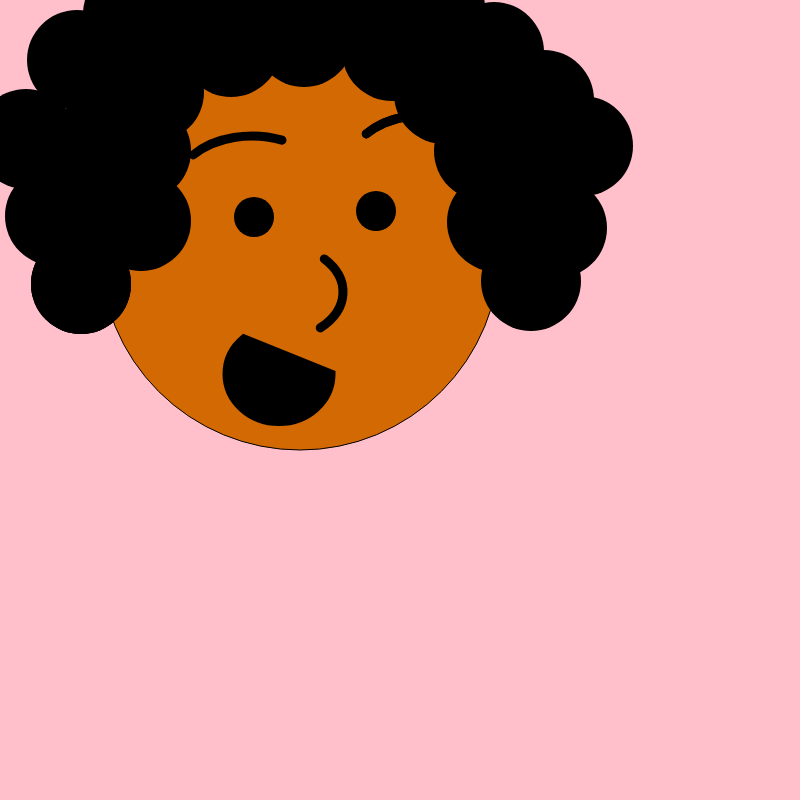
Frame 1 (no input)
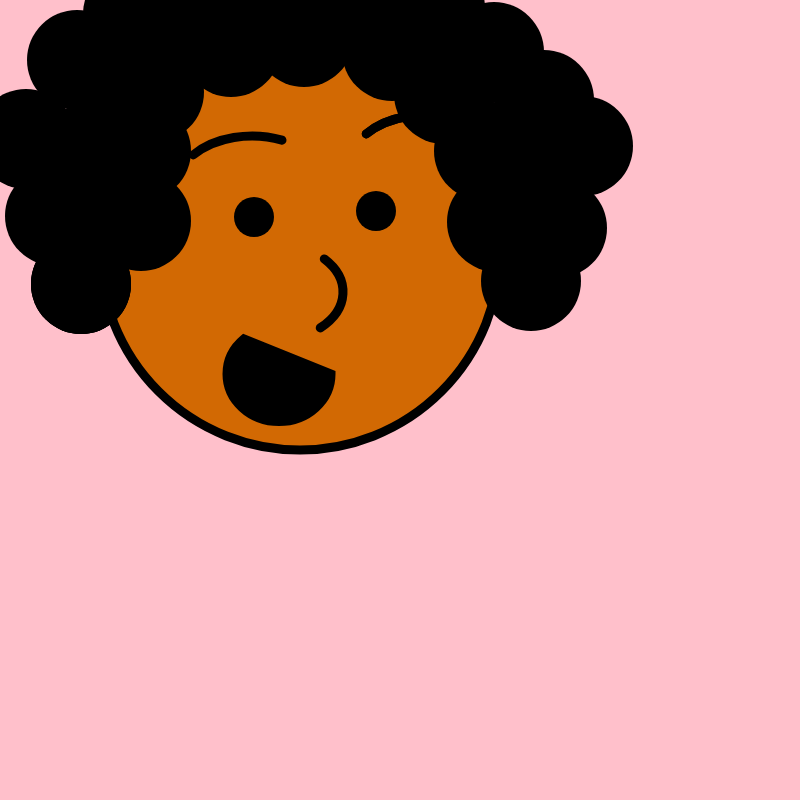
Frame 60 (no input)
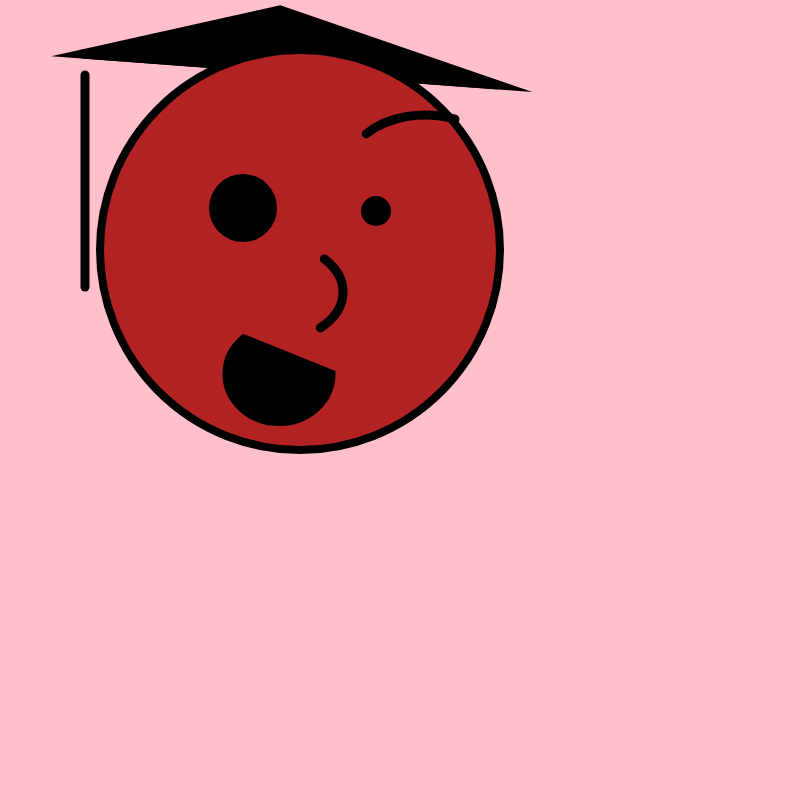
Frame 120 (the mouse pressed at the canvas centre since frame 60)

The p5.js sketch that drew these frames (run headless with seeded random() and noise() and a simulated clock; from frame 60 on, the mouse is pressed at the canvas centre):

// p5.js sketch
// ── sketch.js
function setup() {
  // put setup code here
  createCanvas(800, 800);
  ellipseMode(CENTER);


}

function draw() {
  // put drawing code here

  background('pink');






  if (mouseIsPressed) {

//string

    line(85, 287, 85, 75);


//horns
    triangle(82,54, 498, 85, 280,40);
    triangle(82,54, 498, 85, 280, 10);



//face
    fill(178, 34, 34);
    strokeWeight(8);
    ellipse(300, 250, 400, 400);


//nosefill('black')
noFill(0);
stroke(0);
strokeWeight(9);
arc(425, 165, 150, 100, 500, 376 );

noFill(0);
stroke(0);
strokeWeight(9);
arc(268, 292, 150, 100, 100, 76 );





//eyetwitch
        noFill(0);
        stroke(0);
        strokeWeight(4);



//eyeballs//
            fill('white');
            stroke(0);
            strokeWeight(5);
            arc(244, 214, 100, 100, 5, 5);

            fill('white');
            stroke(0);
            strokeWeight(5);
            arc(377, 205, 80, 80, 5, 5 );


  //eyes//
            fill(0);
            noStroke(0);
            ellipse(243, 208, 68, 68);

            fill(0);
            noStroke(0);
            ellipse(376, 211, 30, 30);

//mouth
            noFill(0);
            stroke(0);
            strokeWeight(9);

          }



  else {



    fill(210, 105, 3)
    ellipse(300, 250, 400, 400);
    stroke(0);

//hair
    fill(0);
    noStroke(0);
    ellipse(154, 92, 100, 100);
    fill(0);
    noStroke(0);
    ellipse(55, 216, 100, 100);
    fill(0);
    noStroke(0);
    ellipse(96, 149, 100, 100);
    fill(0);
    noStroke(0);
    ellipse(231, 47, 100, 100);
    fill(0);
    noStroke(0);
    ellipse(304, 37, 100, 100);
    fill(0);
    noStroke(0);
    ellipse(392, 51, 100, 100);
    fill(0);
    noStroke(0);
    ellipse(444, 94, 100, 100);
    fill(0);
    noStroke(0);
    ellipse(484, 151, 100, 100);
    fill(0);
    noStroke(0);
    ellipse(497, 222, 100, 100);
    fill(0);
    noStroke(0);
    ellipse(81, 284, 100, 100);
    fill(0);
    noStroke(0);
    ellipse(26, 139, 100, 100);
    fill(0);
    noStroke(0);
    ellipse(141, 221, 100, 100);
    fill(0);
    noStroke(0);
    ellipse(77, 60, 100, 100);
    fill(0);
    noStroke(0);
    ellipse(133, 14, 100, 100);
    fill(0);
    noStroke(0);
    ellipse(141, 151, 100, 100);
    fill(0);
    noStroke(0);
    ellipse(187, 4, 100, 100);
    fill(0);
    noStroke(0);
    ellipse(354, 6, 100, 100);
    fill(0);
    noStroke(0);
    ellipse(260, 1, 100, 100);
    fill(0);
    noStroke(0);
    ellipse(435, 8, 100, 100);
    fill(0);
    noStroke(0);
    ellipse(494, 52, 100, 100);
    fill(0);
    noStroke(0);
    ellipse(81, 284, 100, 100);
    fill(0);
    noStroke(0);
    ellipse(544, 100, 100, 100);
    fill(0);
    noStroke(0);
    ellipse(533, 169, 100, 100);
    fill(0);
    noStroke(0);
    ellipse(557, 228, 100, 100);
    fill(0);
    noStroke(0);
    ellipse(81, 284, 100, 100);
    fill(0);
    noStroke(0);
    ellipse(583, 146, 100, 100);
    fill(0);
    noStroke(0);
    ellipse(531, 281, 100, 100);



//eyeballs//
    fill('white');
    stroke(0);
    strokeWeight(5);
       arc(250, 205, 80, 80, 5, 5 );

       fill('white');
       stroke(0);
       strokeWeight(5);
          arc(375, 205, 80, 80, 5, 5 );

//eyebrows//

          noFill(0);
          stroke(0);
          strokeWeight(9);
          arc(425, 165, 150, 100, 500, 376 );

          noFill(0);
          stroke(0);
          strokeWeight(9);
          arc(252, 186, 150, 100, 500, 376 );

//eyes//

      fill(0);
      noStroke(0);
      ellipse(254, 217, 40, 40);

      fill(0);
      noStroke(0);
      ellipse(376, 211, 40, 40);




//nose
      noFill(0);
      stroke(0);
      strokeWeight(9);
      arc(425, 165, 150, 100, 500, 376 );

      noFill(0);
      stroke(0);
      strokeWeight(9);
      arc(268, 292, 150, 100, 100, 76 );}



     fill(0);
     arc(279, 374, 104, 95, 0, PI + QUARTER_PI, CHORD)
}


  function mousePressed () {
    console.log(mouseX+","+mouseY);
  }
